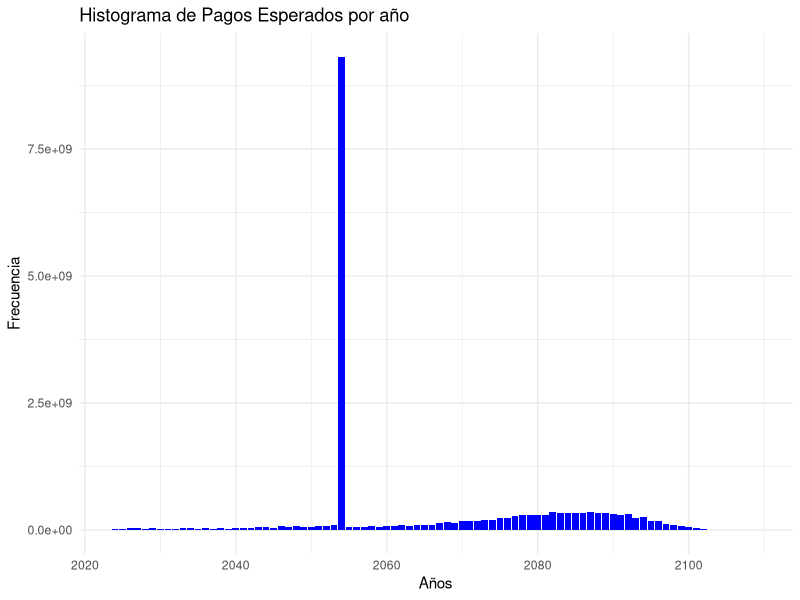
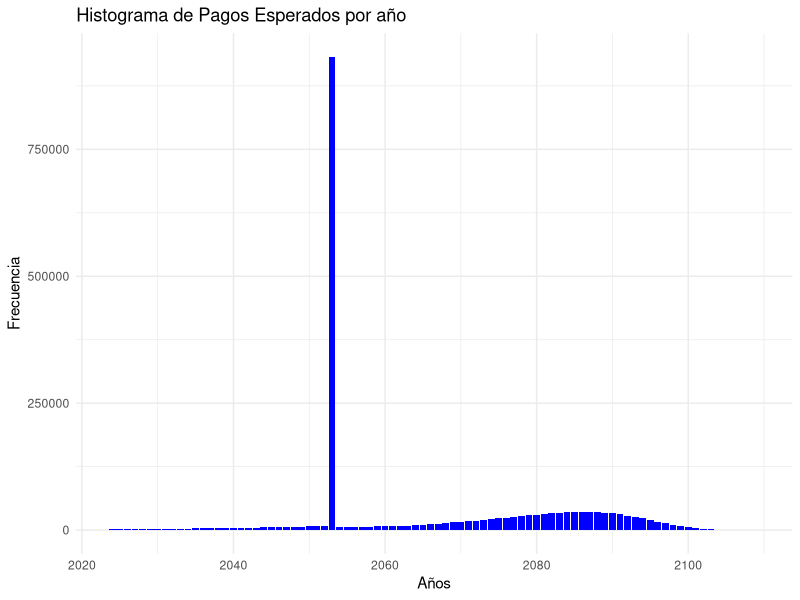

These charts were generated, in order, by the following R code:
#-----------------------Ejercicio 5---------------------------------------------
library(readxl)
library(dplyr)
library(ggplot2)

#Se carga la base de datos
tabla_vida <- read_excel("tavid2000-2150.xls",
                         col_types = c("numeric", "numeric", "numeric", 
                                       "numeric", "numeric", "numeric", "numeric"))

#Se filtra la base de datos para obtener los datos de un hombre nacido en 1994 
#con edades mayor o igual a 30

datos <- subset(tabla_vida, sex == 1 & ynac == 1994 & edad >=30, select = c(edad,qx, year))

#Se obtienen las probabilidades de sobrevivencia

px <- 1- datos$qx

#Se añaden las probabilidades de sobrevivencia a la base datos
datos$px <- px

qx<- datos$qx
suma_asegurada_1 <- 10^6
suma_asegurada_2 <- 2*10^6

#--------------------MCMC---------------------------------|   

#Se simulan diversas trayectorias de vida de la persona
set.seed(2901)
iteraciones=10^4
n=length(px)
pago <- rep(0, 86)

for (i in 1:iteraciones) {
  U <- runif(n)  # Se toman como probabilidades de muerte
  t <- 1
  cont <- 1
  
  #Determinación del año de fallecimiento
  while (t == 1) {
    if (U[cont] < px[cont]) {
      cont <- cont + 1
    } else {
      t <- 0
    }
  }
  año_fallecimiento <- cont - 1
  
  #Asignar los pagos correspondientes al año de fallecimiento
  if (año_fallecimiento < 30) {
    pago[año_fallecimiento + 1] <- pago[año_fallecimiento + 1] + suma_asegurada_2 
  } else if (año_fallecimiento ==30) {
    pago[31] <- pago[31]+ suma_asegurada_1
  }else {
    pago[31] <- pago[31] + suma_asegurada_1 
    pago[año_fallecimiento + 1] <- pago[año_fallecimiento + 1] + suma_asegurada_1
  }
}

resultado <- data.frame("Años pago"= datos$year, "Pago" = pago)

ggplot(data = resultado, aes(x = Años.pago, y = Pago)) +  
  geom_bar(stat = "identity", fill = "blue") +  
  labs(title = "Histograma de Pagos Esperados por año", x = "Años", y = "Frecuencia")+
  theme_minimal()

#----- Método determinista-----------------------------------------------------|

#Se crea una función que obtiene n_p_30
n_p_30 <- c(0)

n_p_30_function <- function(px) {
  
  for (i in 1:length(px)) {
    resultado <-1
    for(j in 1: i){
      resultado <- resultado*px[j]
    }
    
    n_p_30[i] <- resultado
  }
  
  return(n_p_30)
}

n_p_30 <- n_p_30_function(px)

datos$n_p_30 <- n_p_30 


#se calculan los pagos esperados para cada año
pago_esperado <- c(0)
pago_esperado[1] <- suma_asegurada_2*qx[1]

#caso fallecimiento antes de los 60 años
for (i in 2: 29 ) {
  pago_esperado[i] <- suma_asegurada_2*n_p_30[i-1]*qx[i]
}

#caso sobrevive a los 60 años

pago_esperado[30] <-suma_asegurada_1*n_p_30[30]

#caso fallecimiento después de los 60 años

for (i in 1: (length(px)-30)) {
  pago_esperado[30+i] <- suma_asegurada_1*n_p_30[30+i-1]*qx[30+i]
}

resultado_determinista <- data.frame("Años pago"= datos$year, "Pago" = pago_esperado)

ggplot(data = resultado_determinista, aes(x = Años.pago, y = Pago)) +  
  geom_bar(stat = "identity", fill = "blue") +  
  labs(title = "Histograma de Pagos Esperados por año", x = "Años", y = "Frecuencia")+
  theme_minimal()
